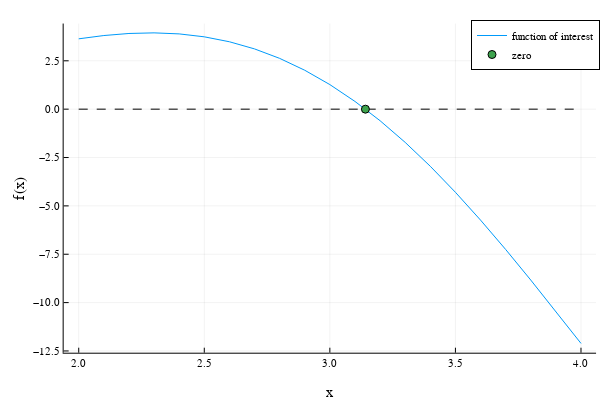

Notebook cell for this chart:
### Markdown cell above
## Part (a): Newton's method in 1 dimension (8pts)
First let's look at a nonlinear function, and label where this function is equal to 0 (a root of the function).

### Code cell
let 
    x = 2:0.1:4;
    y = sin.(x) .* x.^2
    plot(x,y,label = "function of interest")
    plot!(x,0*x,linestyle = :dash, color = :black,label = "")
    xlabel!("x")
    ylabel!("f(x)")
    scatter!([pi],[0],label = "zero")
end

### Figure 1 — Plotly figure (JSON) as saved in the notebook; plotly's stock layout.template omitted (floating-point values rounded to 4 significant figures)
{"data": [{"colorbar": {"len": 0.9143, "title": "", "x": 0.9934, "y": 0.533}, "legendgroup": "function of interest", "line": {"color": "rgba(0, 154, 250, 1.000)", "dash": "solid", "shape": "linear", "width": 1}, "mode": "lines", "name": "function of interest", "showlegend": true, "type": "scatter", "x": [2, 2.1, 2.2, 2.3, 2.4, 2.5, 2.6, 2.7, 2.8, 2.9, 3, 3.1, 3.2, 3.3, 3.4, 3.5, 3.6, 3.7, 3.8, 3.9, 4], "xaxis": "x", "y": [3.637, 3.807, 3.913, 3.945, 3.891, 3.74, 3.485, 3.116, 2.626, 2.012, 1.27, 0.3996, -0.5978, -1.718, -2.954, -4.297, -5.735, -7.253, -8.835, -10.46, -12.11], "yaxis": "y", "zmax": null, "zmin": null}, {"colorbar": {"len": 0.9143, "title": "", "x": 0.9934, "y": 0.533}, "legendgroup": "", "line": {"color": "rgba(0, 0, 0, 1.000)", "dash": "dash", "shape": "linear", "width": 1}, "mode": "lines", "name": "", "showlegend": false, "type": "scatter", "x": [2, 2.1, 2.2, 2.3, 2.4, 2.5, 2.6, 2.7, 2.8, 2.9, 3, 3.1, 3.2, 3.3, 3.4, 3.5, 3.6, 3.7, 3.8, 3.9, 4], "xaxis": "x", "y": [0, 0, 0, 0, 0, 0, 0, 0, 0, 0, 0, 0, 0, 0, 0, 0, 0, 0, 0, 0, 0], "yaxis": "y", "zmax": null, "zmin": null}, {"colorbar": {"len": 0.9143, "title": "", "x": 0.9934, "y": 0.533}, "legendgroup": "zero", "marker": {"color": "rgba(62, 164, 78, 1.000)", "line": {"color": "rgba(0, 0, 0, 1.000)", "width": 1}, "size": 8, "symbol": "circle"}, "mode": "markers", "name": "zero", "showlegend": true, "type": "scatter", "x": [3.142], "xaxis": "x", "y": [0], "yaxis": "y", "zmax": null, "zmin": null}], "layout": {"annotations": [], "height": 400, "legend": {"bgcolor": "rgba(255, 255, 255, 1.000)", "bordercolor": "rgba(0, 0, 0, 1.000)", "borderwidth": 1, "font": {"color": "rgba(0, 0, 0, 1.000)", "family": "sans-serif", "size": 11}, "title": {"font": {"color": "rgba(0, 0, 0, 1.000)", "family": "sans-serif", "size": 15}, "text": ""}, "tracegroupgap": 0, "traceorder": "normal", "x": 1, "xanchor": "auto", "y": 1, "yanchor": "auto"}, "margin": {"b": 20, "l": 0, "r": 0, "t": 20}, "paper_bgcolor": "rgba(255, 255, 255, 1.000)", "plot_bgcolor": "rgba(255, 255, 255, 1.000)", "showlegend": true, "width": 600, "xaxis": {"anchor": "y", "domain": [0.1061, 0.9934], "gridcolor": "rgba(0, 0, 0, 0.100)", "gridwidth": 0.5, "linecolor": "rgba(0, 0, 0, 1.000)", "mirror": false, "range": [1.94, 4.06], "showgrid": true, "showline": true, "showticklabels": true, "tickangle": 0, "tickcolor": "rgb(0, 0, 0)", "tickfont": {"color": "rgba(0, 0, 0, 1.000)", "family": "sans-serif", "size": 11}, "tickmode": "array", "ticks": "inside", "ticktext": ["2.0", "2.5", "3.0", "3.5", "4.0"], "tickvals": [2, 2.5, 3, 3.5, 4], "title": "x", "titlefont": {"color": "rgba(0, 0, 0, 1.000)", "family": "sans-serif", "size": 15}, "type": "-", "visible": true, "zeroline": false, "zerolinecolor": "rgba(0, 0, 0, 1.000)"}, "yaxis": {"anchor": "x", "domain": [0.07581, 0.9902], "gridcolor": "rgba(0, 0, 0, 0.100)", "gridwidth": 0.5, "linecolor": "rgba(0, 0, 0, 1.000)", "mirror": false, "range": [-12.59, 4.426], "showgrid": true, "showline": true, "showticklabels": true, "tickangle": 0, "tickcolor": "rgb(0, 0, 0)", "tickfont": {"color": "rgba(0, 0, 0, 1.000)", "family": "sans-serif", "size": 11}, "tickmode": "array", "ticks": "inside", "ticktext": ["−12.5", "−10.0", "−7.5", "−5.0", "−2.5", "0.0", "2.5"], "tickvals": [-12.5, -10, -7.5, -5, -2.5, 0, 2.5], "title": "f(x)", "titlefont": {"color": "rgba(0, 0, 0, 1.000)", "family": "sans-serif", "size": 15}, "type": "-", "visible": true, "zeroline": false, "zerolinecolor": "rgba(0, 0, 0, 1.000)"}}}
